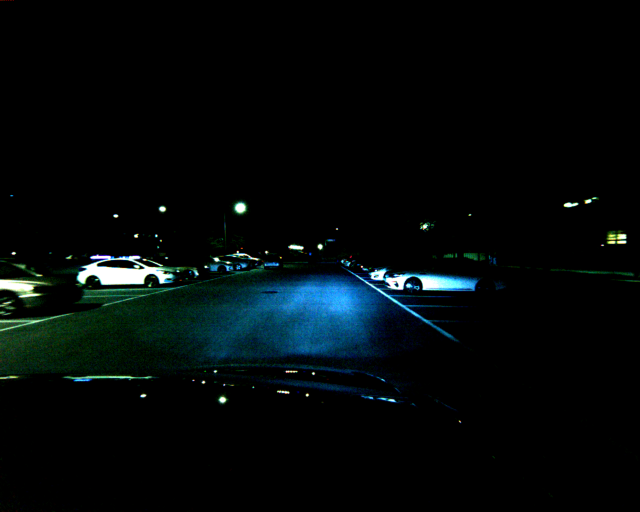
#> input picture  100.png, 1280 x 1024 px (shown at 1/2 size); its folder holds only this picture in this run
$ python crop.py
#> lines starting #> are read from the running program, lines starting #| are printed output that depends on the picture
import PIL
import glob, os

from PIL import Image
#im = Image.open("0.png")

x=""
count=0
for infile in glob.glob("*.png"):
	print(infile)
	x=infile

	im = Image.open(x)
#> im is the input picture: PIL image 1280x1024 RGBA; mean R, G, B, A 3.4, 9, 9.7, 255

	width, height = im.size   # Get dimensions
#> width = 1280; height = 1024

	left = 60
	top = 0
	right = width
#> right = 1280
	bottom = height
#> bottom = 1024

	# Crop the center of the image
	im = im.crop((left, top, right, bottom))
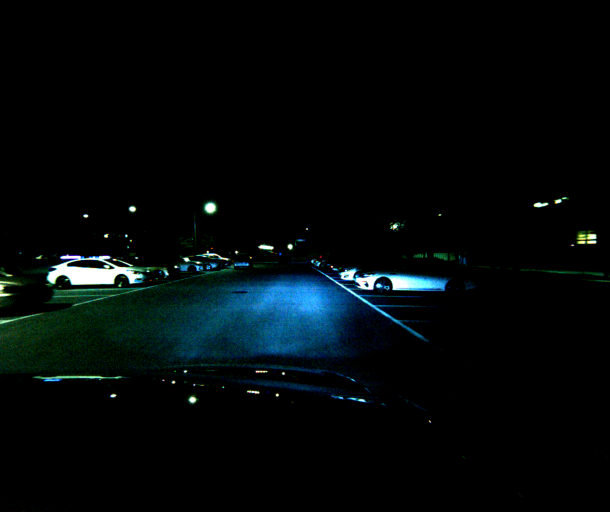
#> im: PIL image 1220x1024 RGBA (shown at 1/2 size); mean R, G, B, A 3, 8.6, 9.7, 255
	newsize = (640, 512)
	im =im.resize(newsize)
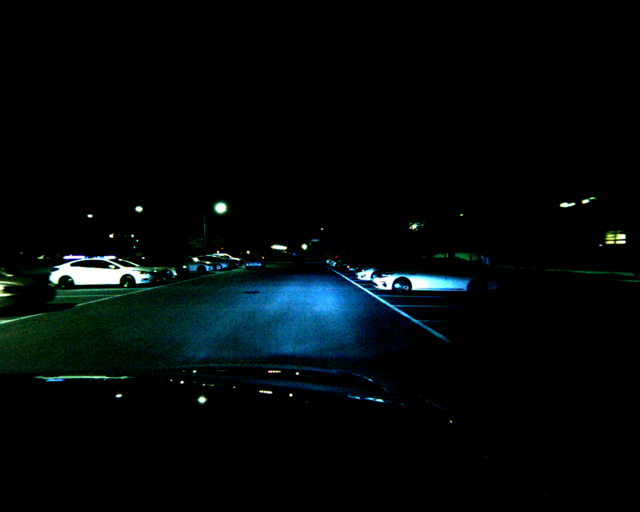
#> im: PIL image 640x512 RGBA; mean R, G, B, A 3, 8.6, 9.7, 255
	new="%06d" % count
	count=count+1
	#im.show()
	newDir="/home/youssef/Desktop/cropImage/new/"+str(new)+".png"
	im.save(newDir)
